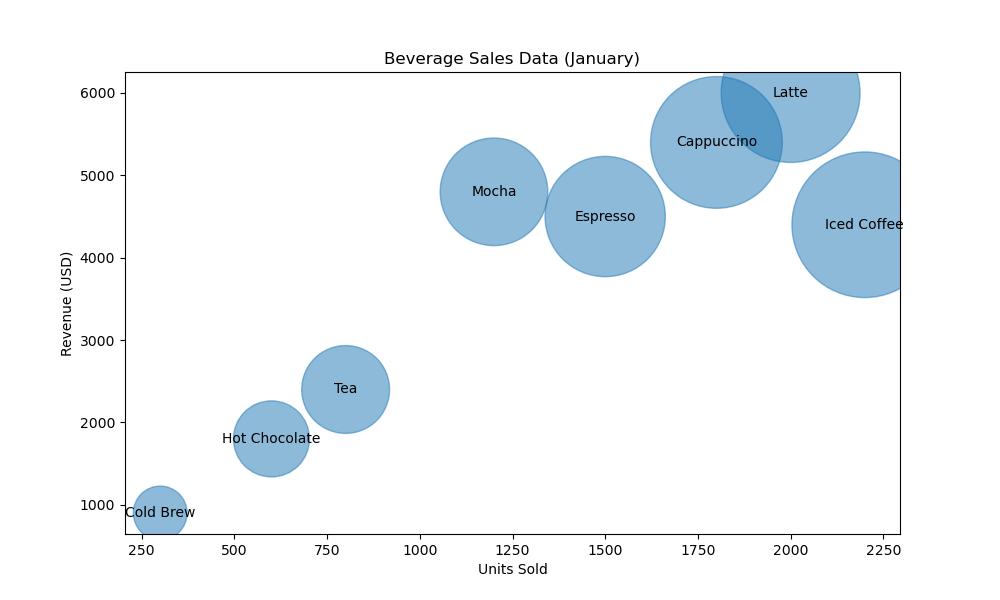

Here is the Python script that generated this plot:

import matplotlib.pyplot as plt

# Provided data
data = [
    {'Beverage Type': 'Espresso', 'Units Sold': 1500, 'Revenue (USD)': 4500, 'Month': 'January'},
    {'Beverage Type': 'Latte', 'Units Sold': 2000, 'Revenue (USD)': 6000, 'Month': 'January'},
    {'Beverage Type': 'Cappuccino', 'Units Sold': 1800, 'Revenue (USD)': 5400, 'Month': 'January'},
    {'Beverage Type': 'Iced Coffee', 'Units Sold': 2200, 'Revenue (USD)': 4400, 'Month': 'January'},
    {'Beverage Type': 'Mocha', 'Units Sold': 1200, 'Revenue (USD)': 4800, 'Month': 'January'},
    {'Beverage Type': 'Tea', 'Units Sold': 800, 'Revenue (USD)': 2400, 'Month': 'January'},
    {'Beverage Type': 'Hot Chocolate', 'Units Sold': 600, 'Revenue (USD)': 1800, 'Month': 'January'},
    {'Beverage Type': 'Cold Brew', 'Units Sold': 300, 'Revenue (USD)': 900, 'Month': 'January'}
]

# Extracting values for plotting
beverage_types = [item['Beverage Type'] for item in data]
units_sold = [item['Units Sold'] for item in data]
revenue = [item['Revenue (USD)'] for item in data]

# Bubble size can be adjusted for better aesthetics
# Here, we're multiplying units sold by a constant to scale it up for visualization
bubble_sizes = [u * 5 for u in units_sold]

# Generating the plot
plt.figure(figsize=(10, 6))
bubble_chart = plt.scatter(units_sold, revenue, s=bubble_sizes, alpha=0.5)

# Adding title and labels
plt.title('Beverage Sales Data (January)')
plt.xlabel('Units Sold')
plt.ylabel('Revenue (USD)')

# Adding individual labels for each bubble
for i in range(len(data)):
    plt.text(units_sold[i], revenue[i], beverage_types[i], ha='center', va='center')

# Show the plot
plt.show()
